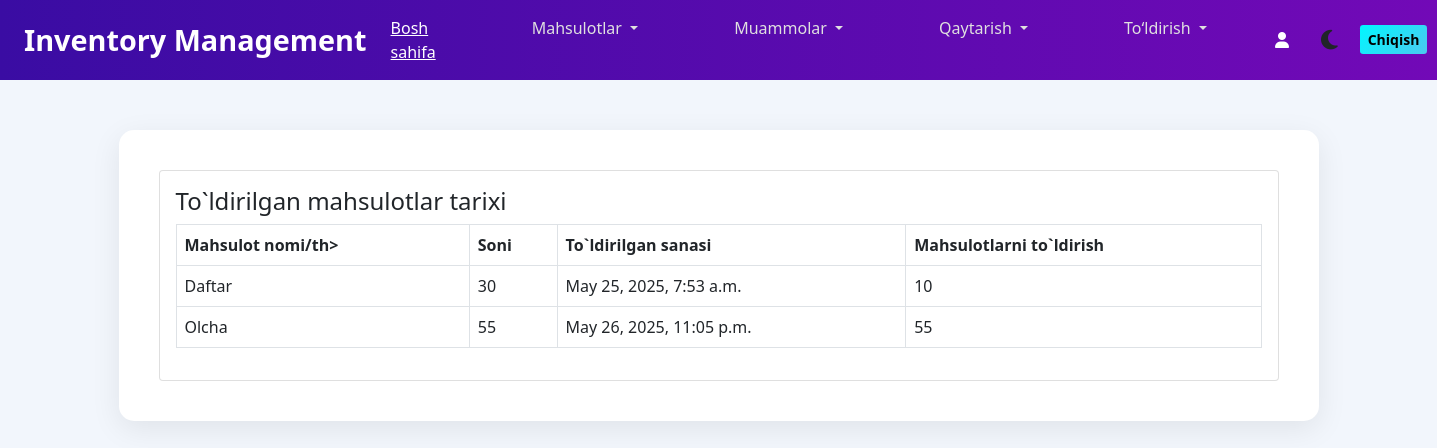
The app's page /store/restock-history/ with its own data.
### store/models.py (models this page shows)
class RestockItem(models.Model):
    item = models.ForeignKey(Item, on_delete=models.CASCADE)
    amount = models.PositiveIntegerField()
    timestamp = models.DateTimeField(auto_now_add=True)
    initial_value = models.PositiveIntegerField(null=True, blank=True)

class Item(models.Model):
    name = models.CharField(max_length=100)
    amount = models.PositiveIntegerField()
    created_by = models.ForeignKey(User, on_delete=models.DO_NOTHING)
    created_date = models.DateTimeField(auto_now_add=True)
    initial_amount = models.PositiveIntegerField(null=True, blank=True)
    def __str__(self):
        return self.name

### store/views.py (the view)
# urls.py: path('restock-history/', views.restock_history, name='restock-history'),
def restock_history(request):
    items =  RestockItem.objects.all()
    context = {'items':items}
    return render(request, 'store/restock_history.html', context)

### templates/store/restock_history.html
{% extends 'base.html' %}
{% block content %}
<div class="card">
    <div class="card-body">
        <h4>To`ldirilgan mahsulotlar tarixi</h4>
        <table class="table table-bordered">
            <thead>
                <tr>
                    <th scope="col">Mahsulot nomi/th>
                    <th scope="col">Soni</th>
                    <th scope="col">To`ldirilgan sanasi</th>
                    <th scope="col">Mahsulotlarni to`ldirish</th>
                </tr>
            </thead>
            <tbody>
                {% for item in items %}
                <tr>
                    <td>{{item.item}}</td>
                    <td>{{item.amount}}</td>
                    <td>{{item.timestamp}}</td>
                    <td>{{item.initial_value}}</td>
                </tr>
                {% endfor %}
            </tbody>
        </table>
    </div>
</div>
{% endblock content %}

### templates/base.html (style rules this page uses)
body { font-family: 'Segoe UI', Tahoma, Geneva, Verdana, sans-serif; transition: background-color 0.3s, color 0.3s; min-height: 100vh; }
.light-mode { background-color: #f2f6fc; color: #212529; }

### records on screen
RestockItem: item "Daftar", amount "30", timestamp "May 25, 2025, 7:53 a.m.", initial_value "10"
RestockItem: item "Olcha", amount "55", timestamp "May 26, 2025, 11:05 p.m.", initial_value "55"
